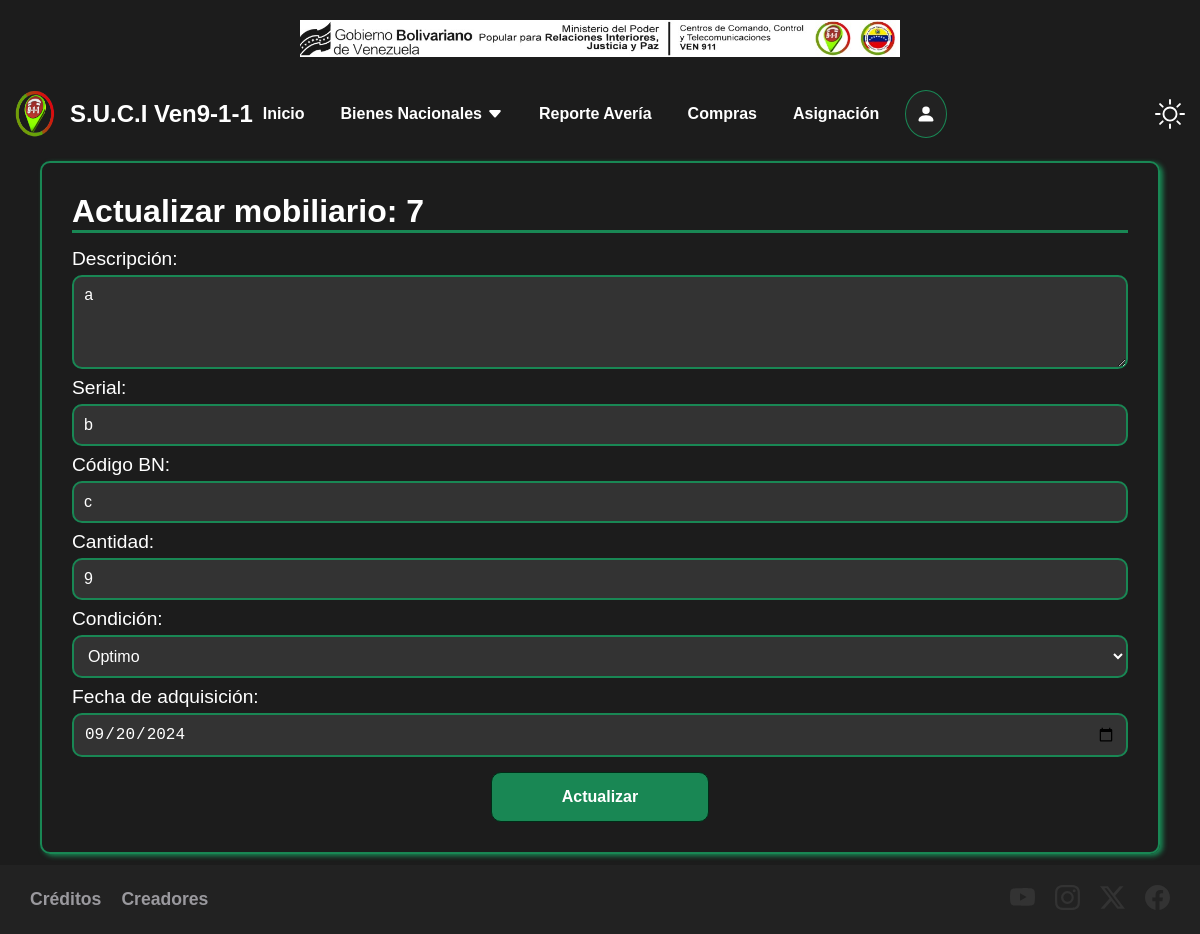
Page /bienes/mobiliario/7/ (signed in) on the committed database.
### administracion/models.py (models this page shows, shortened)
class Articulo(models.Model):
    descripcion = models.TextField(max_length=255)
    marca = models.CharField(max_length=255, blank=True, null=True)
    modelo = models.CharField(max_length=255, blank=True, null=True)
    serial = models.CharField(max_length=255, blank=True, null=True)
    placa = models.CharField(max_length=255, blank=True, null=True)
    codigo_bn = models.CharField(max_length=255, blank=True, null=True)
    cantidad = models.IntegerField()
    tipo_articulo = models.ForeignKey(TipoArticulo, on_delete=models.CASCADE)
    condicion = models.ForeignKey(Condicion, on_delete=models.CASCADE)
    fecha_adq = models.DateField()
    asignado = models.BooleanField(default=False)
    user = models.ForeignKey(User, on_delete=models.CASCADE)
    created_at = models.DateTimeField(default=timezone.now)

### administracion/views.py (the view, shortened to what this page needs)
# urls.py: path('bienes/mobiliario/<int:mobiliario_id>/', views.update_mobiliario, name='update_mobiliario'),
def update_mobiliario(request, mobiliario_id):
    if request.method == 'GET':
        mobiliario = get_object_or_404(Articulo, pk=mobiliario_id, user=request.user)
        form = MobiliarioForm(instance=mobiliario)
        return render(request, 'mobiliario/update_mobiliario.html', {
            'mobiliario': mobiliario,
            'form': form
        })

### administracion/forms.py
class MobiliarioForm(forms.ModelForm):
    class Meta:
        model = Articulo
        fields = ['descripcion', 'serial', 'codigo_bn', 'cantidad', 'condicion', 'fecha_adq']
        labels = {
                    'descripcion': 'Descripción',
                    'serial': 'Serial',
                    'codigo_bn': 'Código BN',
                    'cantidad': 'Cantidad',
                    'condicion': 'Condición',
                    'fecha_adq': 'Fecha de adquisición',
        }
        widgets = {
            'fecha_adq': forms.DateInput(format=('%Y-%m-%d'), attrs={'placeholder': 'Selecciona una fecha', 'type': 'date'}),
        }

### administracion/models.py (called while the page is built)
    def __str__(self):
        return self.nombre

### administracion/templates/mobiliario/update_mobiliario.html (shortened to what this page needs)
{% extends 'base.html' %}
{% block content %}
    <main class="content-form">
        <div>
            <form method="POST">
                <h1>Actualizar mobiliario: {{ mobiliario.id }}</h1>
                <div class="form-control">
                    {{ form }}
                </div>
                <div class="div-button">
                    <button>
                        Actualizar
                    </button>
                </div>
            </form>
        </div>
    </main>
{% endblock %}

### administracion/static/css/main.css (style rules this page uses)
body { background: #1c1c1c;; font-family: sans-serif; margin: 0; }

### rows in the picture
Articulo: id "7", descripcion "a", serial "b", codigo_bn "c", cantidad "9", condicion "Optimo", fecha_adq "09/20/2024"
